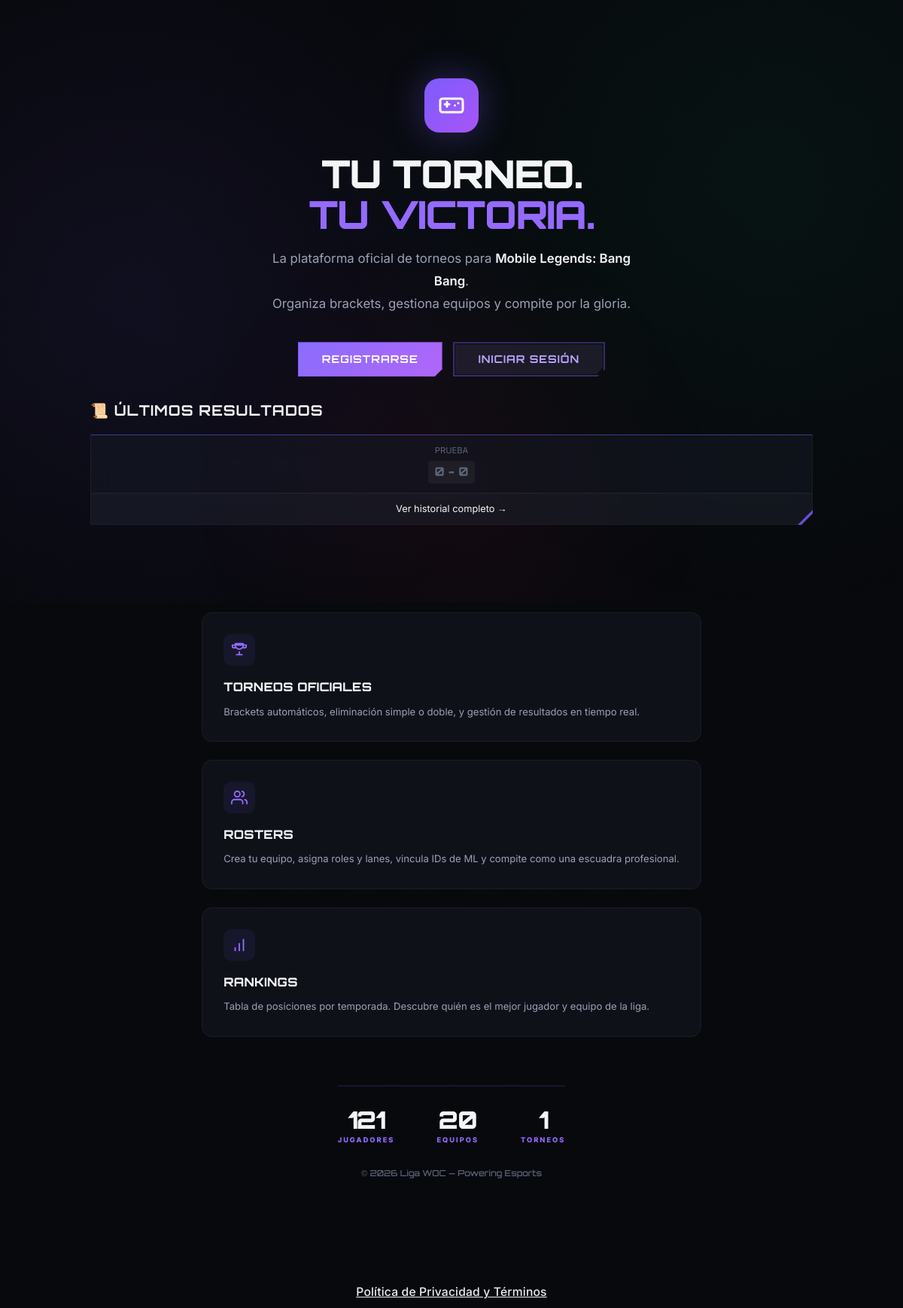
The page / on the database its author committed.
### tables this page shows
CREATE TABLE `tournament_matches` (
  `id` int(11) NOT NULL,
  `tournament_id` int(11) NOT NULL,
  `round` int(11) NOT NULL DEFAULT 1,
  `match_number` int(11) NOT NULL,
  `bracket_type` enum('winners','losers','finals','group','round_robin') DEFAULT 'winners',
  `group_name` varchar(10) DEFAULT NULL,
  `team1_id` int(11) DEFAULT NULL,
  `team2_id` int(11) DEFAULT NULL,
  `winner_id` int(11) DEFAULT NULL,
  `loser_id` int(11) DEFAULT NULL,
  `team1_score` int(11) DEFAULT 0,
  `team2_score` int(11) DEFAULT 0,
  `best_of` int(11) DEFAULT 1,
  `room_id` varchar(50) DEFAULT NULL,
  `room_password` varchar(50) DEFAULT NULL,
  `scheduled_at` datetime DEFAULT NULL,
  `started_at` datetime DEFAULT NULL,
  `completed_at` datetime DEFAULT NULL,
  `status` enum('pending','scheduled','live','completed','disputed','cancelled') DEFAULT 'pending',
  `next_match_id` int(11) DEFAULT NULL,
  `referee_id` int(11) DEFAULT NULL,
  `notes` text DEFAULT NULL,
  `created_at` datetime DEFAULT current_timestamp()
);

CREATE TABLE `tournaments` (
  `id` int(11) NOT NULL,
  `name` varchar(200) NOT NULL,
  `slug` varchar(200) NOT NULL,
  `description` text DEFAULT NULL,
  `rules` text DEFAULT NULL,
  `image` varchar(255) DEFAULT NULL,
  `season_id` int(11) DEFAULT NULL,
  `format` enum('single_elimination','double_elimination','group_stage','round_robin') NOT NULL,
  `team_size` int(11) DEFAULT 5,
  `max_teams` int(11) DEFAULT 16,
  `min_rank` varchar(30) DEFAULT NULL,
  `entry_fee` decimal(10,2) DEFAULT 0.00,
  `prize_pool` varchar(500) DEFAULT NULL,
  `status` enum('draft','registration','ready','in_progress','completed','cancelled') DEFAULT 'draft',
  `registration_start` datetime DEFAULT NULL,
  `registration_end` datetime DEFAULT NULL,
  `start_date` datetime DEFAULT NULL,
  `end_date` datetime DEFAULT NULL,
  `stream_url` varchar(500) DEFAULT NULL,
  `created_by` int(11) NOT NULL,
  `created_at` datetime DEFAULT current_timestamp(),
  `updated_at` datetime DEFAULT current_timestamp() ON UPDATE current_timestamp(),
  `is_main_tournament` tinyint(1) NOT NULL DEFAULT 0,
  `tournament_type` varchar(50) DEFAULT NULL
);

### config/app.php (called while the page is built, shortened)
<?php
require_once __DIR__ . '/env-loader.php';
function url($path = '') {
    return BASE_URL . ltrim($path, '/');
}

### config/env-loader.php (called while the page is built, shortened)
<?php
function env($key, $default = null) {
    $value = getenv($key);
    if ($value !== false) {
        return $value;
    }
    return $default;
}

### config/database.php (called while the page is built, shortened)
<?php
require_once __DIR__ . '/env-loader.php';
class Database {
    private static $instance = null;
    private $pdo;
    private function getConfig() {
        $isProduction = env('APP_ENV') === 'production';
        $config = [
            'host' => env('DB_HOST', 'localhost'),
            'port' => env('DB_PORT', 3306),
            'dbname' => env('DB_NAME', 'ligawoc'),
            'username' => env('DB_USER', env('DB_USERNAME', $isProduction ? null : 'root')),
            'password' => env('DB_PASS', env('DB_PASSWORD', $isProduction ? null : '')),
        ];
        if ($isProduction) {
            $required = ['host' => 'DB_HOST', 'dbname' => 'DB_NAME', 'username' => 'DB_USER/DB_USERNAME', 'password' => 'DB_PASS/DB_PASSWORD'];
        }
        return $config;
    }
    private function __construct() {
        $config = $this->getConfig();
        $charset = 'utf8mb4';
        $dsn = "mysql:host={$config['host']};port={$config['port']};dbname={$config['dbname']};charset={$charset}";
        $options = [
            PDO::ATTR_ERRMODE => PDO::ERRMODE_EXCEPTION,
            PDO::ATTR_DEFAULT_FETCH_MODE => PDO::FETCH_ASSOC,
            PDO::ATTR_EMULATE_PREPARES => false,
        ];
        try {
            $this->pdo = new PDO($dsn, $config['username'], $config['password'], $options);
        } catch (Throwable $e) {
            $isProduction = env('APP_ENV') === 'production';
            if ($isProduction) {
                error_log('[DB_ERROR] ' . $e->getMessage());
                die('Error de conexión al servidor. Por favor intenta más tarde.');
            } else {
                die('Error de conexión: ' . $e->getMessage());
            }
        }
    }
    public static function getInstance() {
        if (self::$instance === null) {
            self::$instance = new self();
        }
        return self::$instance;
    }
    public function query($sql, $params = []) {
        $stmt = $this->pdo->prepare($sql);
        $stmt->execute($params);
        return $stmt;
    }
    public function fetch($sql, $params = []) {
        return $this->query($sql, $params)->fetch();
    }
    public function fetchAll($sql, $params = []) {
        return $this->query($sql, $params)->fetchAll();
    }
}

### pages/home.php (the view, shortened to what this page needs)
<?php
$db = Database::getInstance();
$recentMatches = $db->fetchAll(
    "SELECT m.*, t1.name as t1_name, t1.logo as t1_logo, t2.name as t2_name, t2.logo as t2_logo, tr.name as tournament_name
     FROM tournament_matches m
     LEFT JOIN teams t1 ON m.team1_id = t1.id
     LEFT JOIN teams t2 ON m.team2_id = t2.id
     LEFT JOIN tournaments tr ON m.tournament_id = tr.id
     WHERE m.status = 'completed'
     ORDER BY m.completed_at DESC LIMIT 5"
);
require_once __DIR__ . '/../includes/header.php';
?>
<div class="auth-container home-root">
    <div class="hero-section home-hero">
        <div class="hero-logo">
            <svg class="icon-svg xl" viewBox="0 0 24 24" fill="none" stroke="currentColor" stroke-width="2" stroke-linecap="round" stroke-linejoin="round">
                <path d="M6 11h4M8 9v4M15 12h.01M18 10h.01"/><rect x="2" y="6" width="20" height="12" rx="2"/>
            </svg>
        </div>
        <h1 class="hero-title">
            Tu Torneo.<br>
            <span class="accent">Tu Victoria.</span>
        </h1>
        <p class="hero-subtitle">
            La plataforma oficial de torneos para <strong>Mobile Legends: Bang Bang</strong>.<br>
            Organiza brackets, gestiona equipos y compite por la gloria.
        </p>
        <div class="hero-cta">
            <a href="<?= url('register') ?>" class="btn btn-primary btn-lg">Registrarse</a>
            <a href="<?= url('login') ?>" class="btn btn-outline btn-lg">Iniciar Sesión</a>
        </div>
    </div>
    <div class="home-activity">
        <?php if (!empty($recentMatches)): ?>
        <div>
            <h3 class="activity-heading">📜 Últimos Resultados</h3>
            <div class="card results-card">
                <?php foreach ($recentMatches as $idx => $rm): ?>
                <div class="result-row">
                    <div class="result-inner">
                        <div class="result-meta"><?= htmlspecialchars((string)($rm['tournament_name'] ?? '')) ?></div>
                        <div class="result-teams">
                            <span class="result-score"><?= $rm['team1_score'] ?> - <?= $rm['team2_score'] ?></span>
                        </div>
                    </div>
                </div>
                <?php endforeach; ?>
                <a href="<?= url('match-history') ?>" class="results-more">Ver historial completo →</a>
            </div>
        </div>
        <?php endif; ?>
    </div>
    <div class="hero-features features-notop">
        <div class="grid grid-3 grid-left">
            <div class="feature-card">
                <div class="icon-box md purple">
                    <svg class="icon-svg lg" viewBox="0 0 24 24" fill="none" stroke="currentColor" stroke-width="2" stroke-linecap="round" stroke-linejoin="round">
                        <path d="M6 9H4a2 2 0 01-2-2V5h4M18 9h2a2 2 0 002-2V5h-4"/><path d="M6 5a6 6 0 0012 0"/><path d="M12 15v4M8 19h8"/><rect x="6" y="3" width="12" height="2" rx="1"/>
                    </svg>
                </div>
                <h3>Torneos Oficiales</h3>
                <p>Brackets automáticos, eliminación simple o doble, y gestión de resultados en tiempo real.</p>
            </div>
            <div class="feature-card">
                <div class="icon-box md purple">
                    <svg class="icon-svg lg" viewBox="0 0 24 24" fill="none" stroke="currentColor" stroke-width="2" stroke-linecap="round" stroke-linejoin="round">
                        <path d="M17 21v-2a4 4 0 00-4-4H5a4 4 0 00-4 4v2"/><circle cx="9" cy="7" r="4"/><path d="M23 21v-2a4 4 0 00-3-3.87"/><path d="M16 3.13a4 4 0 010 7.75"/>
                    </svg>
                </div>
                <h3>Rosters</h3>
                <p>Crea tu equipo, asigna roles y lanes, vincula IDs de ML y compite como una escuadra profesional.</p>
            </div>
            <div class="feature-card">
                <div class="icon-box md purple">
                    <svg class="icon-svg lg" viewBox="0 0 24 24" fill="none" stroke="currentColor" stroke-width="2" stroke-linecap="round" stroke-linejoin="round">
                        <line x1="12" y1="20" x2="12" y2="10"/><line x1="18" y1="20" x2="18" y2="4"/><line x1="6" y1="20" x2="6" y2="16"/>
                    </svg>
                </div>
                <h3>Rankings</h3>
                <p>Tabla de posiciones por temporada. Descubre quién es el mejor jugador y equipo de la liga.</p>
            </div>
        </div>
    </div>
    <div class="hero-stats">
        <?php
        try {
            $usersCount = $db->fetch("SELECT COUNT(*) as c FROM users")['c'] ?? 0;
            $teamsCount = $db->fetch("SELECT COUNT(*) as c FROM teams WHERE is_active = 1")['c'] ?? 0;
            $tournsCount = $db->fetch("SELECT COUNT(*) as c FROM tournaments")['c'] ?? 0;
        } catch(Exception $e) {
            $usersCount = 0; $teamsCount = 0; $tournsCount = 0;
        }
        ?>
        <div class="hero-stat"><div class="hero-stat-value"><?= $usersCount ?></div><div class="hero-stat-label">Jugadores</div></div>
        <div class="hero-stat"><div class="hero-stat-value"><?= $teamsCount ?></div><div class="hero-stat-label">Equipos</div></div>
        <div class="hero-stat"><div class="hero-stat-value"><?= $tournsCount ?></div><div class="hero-stat-label">Torneos</div></div>
    </div>
    <div class="hero-footer">
        &copy; <?= date('Y') ?> Liga WOC &mdash; Powering Esports
    </div>
</div>
<?php require_once __DIR__ . '/../includes/footer.php'; ?>

### assets/css/esports.css (style rules this page uses)
:root { --font-heading: 'Orbitron', sans-serif; --font-alt: 'Rajdhani', sans-serif; --bg-base: #08090d; --bg-panel: rgba(16, 19, 28, 0.6); --bg-card: rgba(22, 26, 38, 0.5); --accent-glow: 0 0 20px rgba(124, 92, 252, 0.4); --border-glow: rgba(124, 92, 252, 0.5); --clip-card: polygon(0 0, 100% 0, 100% calc(100% - 15px), calc(100% - 15px) 100%, 0 100%); --clip-btn: polygon(0 0, 100% 0, 100% calc(100% - 10px), calc(100% - 10px) 100%, 0 100%); }
html { background: #08090d; }
html, body { min-height: 100%; }
body { background: var(--bg-base); background-size: 100px 100px; position: relative; overflow-x: hidden; isolation: isolate; }
body::before { content: ''; position: fixed; top: 0; left: 0; width: 100%; height: 100vh; z-index: -2; pointer-events: none; background-image: radial-gradient(circle at 15% 50%, rgba(124, 92, 252, 0.08) 0%, transparent 50%), radial-gradient(circle at 85% 30%, rgba(0, 214, 143, 0.05) 0%, transparent 50%); animation: floatingBGBase 25s ease-in-out infinite alternate; }
body::after { content: ''; position: fixed; top: 0; left: 0; width: 100%; height: 100vh; z-index: -1; pointer-events: none; background-image: radial-gradient(circle at 50% 80%, rgba(255, 61, 113, 0.05) 0%, transparent 40%); animation: floatingBGAccent 30s ease-in-out infinite alternate-reverse; }
h1, h2, h3, h4, h5, h6, .page-title, .card-title, .stat-value { font-family: var(--font-heading); letter-spacing: 0.05em; text-transform: uppercase; }
.card { background: var(--bg-card); backdrop-filter: blur(16px); -webkit-backdrop-filter: blur(16px); border: 1px solid rgba(255, 255, 255, 0.05); border-top: 1px solid var(--border-glow); border-radius: 0; clip-path: var(--clip-card); box-shadow: 0 10px 30px rgba(0, 0, 0, 0.3); position: relative; overflow: visible; transition: transform 0.4s cubic-bezier(0.175, 0.885, 0.32, 1.275), box-shadow 0.4s ease, border-top-color 0.4s ease; }
.card::after { content: ''; position: absolute; bottom: -1px; right: -1px; width: 20px; height: 20px; background: var(--accent); clip-path: polygon(100% 0, 0% 100%, 100% 100%); opacity: 0.8; transition: width 0.3s ease, height 0.3s ease; }
.btn { border-radius: 0; clip-path: var(--clip-btn); font-family: var(--font-heading); letter-spacing: 1px; position: relative; overflow: hidden; z-index: 1; transition: all 0.3s cubic-bezier(0.175, 0.885, 0.32, 1.275); }
.btn::before { content: ''; position: absolute; top: 1px; left: 1px; right: 1px; bottom: 1px; background: currentColor; clip-path: polygon(0 0, 100% 0, 100% calc(100% - 9px), calc(100% - 9px) 100%, 0 100%); z-index: -1; opacity: 0.1; transition: opacity 0.3s; }
.btn-primary, .btn-cta, .btn-accent { background: var(--gradient-accent); border: none; box-shadow: var(--accent-glow); }
.btn-primary::after, .btn-cta::after, .btn-accent::after { content: ''; position: absolute; top: 0; right: 0; bottom: 0; left: 0; background: linear-gradient(90deg, transparent, rgba(255, 255, 255, 0.4), transparent); transform: translateX(-100%); transition: transform 0.5s ease; z-index: -1; }
.auth-container { background: transparent !important; position: relative; z-index: 1; }
.grid { display: grid !important; gap: 24px !important; }
.grid-2, .grid-3, .grid-4 { grid-template-columns: repeat(auto-fit, minmax(min(100%, 320px), 1fr)) !important; }
img, video, canvas, svg { max-width: 100%; height: auto; }
.main-content, .card, .auth-card, .table-wrapper, .table-responsive, .page-header, .grid, .form-row { min-width: 0; }

### rows shown on the page
tournament_matches: tournament.name "PRUEBA", team1_score "0", team2_score "0"

### other values the page prints
$usersCount "121"
$teamsCount "20"
$tournsCount "1"
